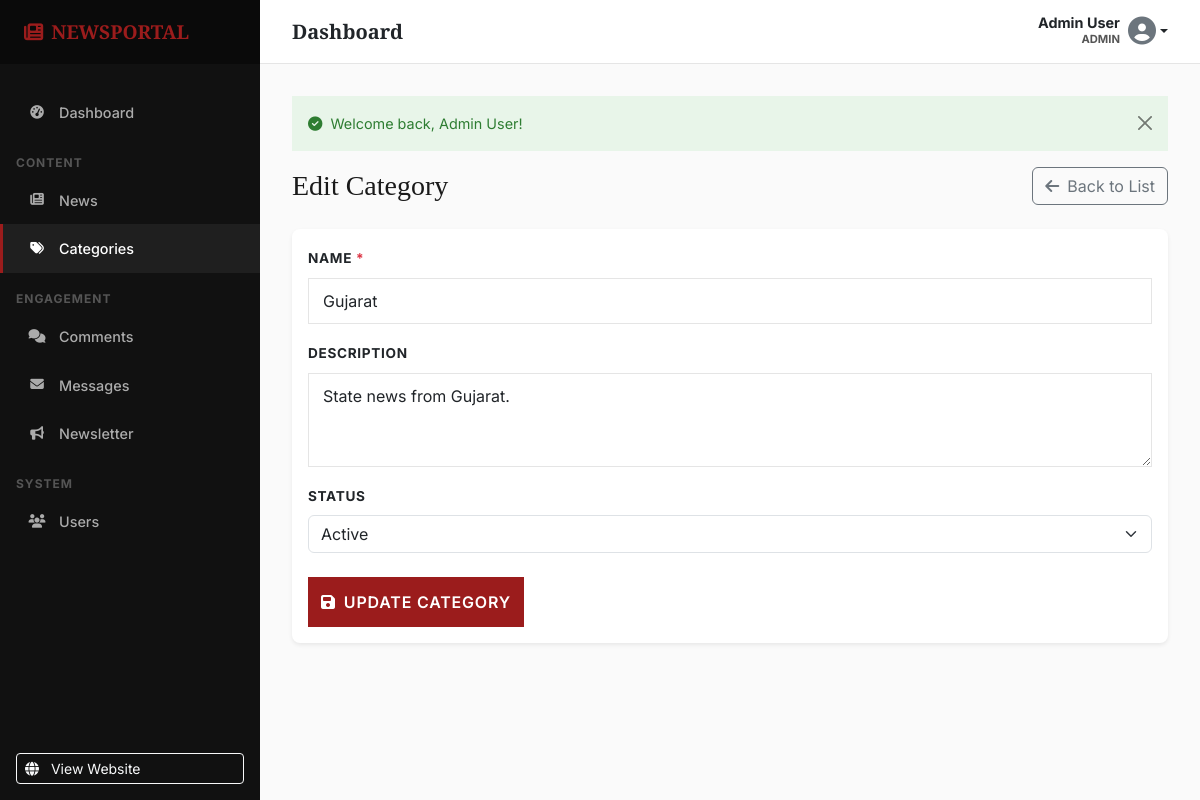
Page /admin/categories/edit.php?id=2 (signed in) on the committed database.
### tables this page shows
CREATE TABLE IF NOT EXISTS `categories` (
    `id`            INT UNSIGNED    NOT NULL AUTO_INCREMENT,
    `name`          VARCHAR(100)    NOT NULL,
    `slug`          VARCHAR(120)    NOT NULL,
    `description`   TEXT            DEFAULT NULL,
    `status`        ENUM('active', 'inactive') NOT NULL DEFAULT 'active',
    `created_at`    DATETIME        NOT NULL DEFAULT CURRENT_TIMESTAMP,
    `updated_at`    DATETIME        NOT NULL DEFAULT CURRENT_TIMESTAMP ON UPDATE CURRENT_TIMESTAMP,

    PRIMARY KEY (`id`),
    UNIQUE KEY `uk_categories_name` (`name`),
    UNIQUE KEY `uk_categories_slug` (`slug`)
);

### admin/categories/edit.php (the view, shortened to what this page needs)
<?php
require_once __DIR__ . '/../../includes/functions.php';
require_once __DIR__ . '/../includes/header.php';
$id = (int)get('id', 0);
$pdo = connectDB();
try {
    $stmt = $pdo->prepare("SELECT * FROM categories WHERE id = :id");
    $stmt->execute([':id' => $id]);
    $category = $stmt->fetch();
    $name = $_POST['name'] ?? $category['name'];
    $description = $_POST['description'] ?? $category['description'];
    $status = $_POST['status'] ?? $category['status'];
} catch (PDOException $e) {
    setFlashMessage("Database error.", "error");
    redirect('admin/categories/index.php');
}
?>
<div class="d-flex justify-content-between align-items-center mb-4">
    <h1 class="h3 mb-0 text-gray-800">Edit Category</h1>
    <a href="index.php" class="btn btn-outline-secondary"><i class="fas fa-arrow-left me-2"></i>Back to List</a>
</div>
<div class="card shadow-sm border-0">
    <div class="card-body">
        <form method="POST" action="">
            <div class="mb-3">
                <label for="name" class="form-label fw-bold">Name <span class="text-danger">*</span></label>
                <input type="text" class="form-control" id="name" name="name" value="<?= e($name) ?>" required maxlength="100">
            </div>
            <div class="mb-3">
                <label for="description" class="form-label fw-bold">Description</label>
                <textarea class="form-control" id="description" name="description" rows="3"><?= e($description) ?></textarea>
            </div>
            <div class="mb-4">
                <label for="status" class="form-label fw-bold">Status</label>
                <select class="form-select" id="status" name="status">
                    <option value="active" <?= $status === 'active' ? 'selected' : '' ?>>Active</option>
                </select>
            </div>
            <button type="submit" class="btn btn-primary"><i class="fas fa-save me-2"></i>Update Category</button>
        </form>
    </div>
</div>
<?php require_once __DIR__ . '/../includes/footer.php'; ?>

### assets/css/style.css (style rules this page uses)
:root { --paper: #FAFAFA; --white: #FFFFFF; --ink: #1A1A1A; --muted: #555555; --line: #E5E5E5; --accent: #9B1C1C; --accent-hover: #7F1414; --soft: #F0F0F0; --dark: #111111; --font-display: 'Playfair Display', Georgia, serif; --font-body: 'Inter', -apple-system, BlinkMacSystemFont, sans-serif; --container-max: 1280px; --container-px: 32px; --radius-xs: 0; --radius-sm: 0; --radius-md: 0; --ease: cubic-bezier(0.25, 1, 0.5, 1); --duration: 300ms; --shadow-sm: none; --shadow-md: none; }
*, *::before, *::after { box-sizing: border-box; }
body { font-family: var(--font-body); color: var(--ink); background-color: var(--white); line-height: 1.6; margin: 0; -webkit-font-smoothing: antialiased; -moz-osx-font-smoothing: grayscale; }
a { color: var(--ink); text-decoration: none; transition: color var(--duration) var(--ease); }
h1, h2, h3, h4, h5, h6 { font-family: var(--font-display); color: var(--ink); font-weight: 700; line-height: 1.2; margin-top: 0; }
.form-label { font-weight: 600; font-size: 0.85rem; text-transform: uppercase; letter-spacing: 0.05em; }
.form-control { border-radius: 0; border: 1px solid var(--line); padding: 10px 14px; }
.btn-primary { background-color: var(--accent); border-color: var(--accent); border-radius: 0; font-weight: 600; text-transform: uppercase; letter-spacing: 0.05em; padding: 12px; }

### admin/includes/header.php (style rules this page uses)
:root { --admin-sidebar-width: 260px; --admin-header-height: 64px; --color-accent: #C62828; --color-dark: #151515; --color-border: #D9D6CF; --color-bg: #F5F3EE; --color-surface: #FFFFFF; --color-text: #111111; --color-text-light: #6B6B6B; --font-heading: 'Playfair Display', Georgia, serif; --font-body: 'Inter', -apple-system, sans-serif; --transition-base: all 250ms cubic-bezier(0.4, 0, 0.2, 1); }
body { font-family: var(--font-body); background-color: var(--color-bg); }
.card { border: 1px solid var(--color-border); border-radius: 8px; }

### rows in the picture
categories: name "Gujarat", description "State news from Gujarat.", status "Active"

### other values in the picture
currentUserName() "Admin User"
currentUserRole() "ADMIN"
$flash['message'] "Welcome back, Admin User!"
